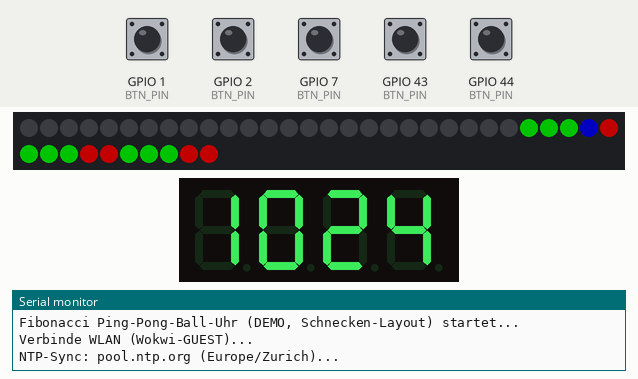
Simulated run of this sketch. Board: Seeed XIAO ESP32-S3. Shown: 40 RGB LEDs in strip order, left to right, continuing on the next row, 4-digit seven-segment display, the last lines printed to the serial monitor. The test bench sets the inputs (shaded band); at power-on: GPIO 1 (BTN_PIN), GPIO 2 (BTN_PIN), GPIO 7 (BTN_PIN), GPIO 43 (BTN_PIN), GPIO 44 (BTN_PIN) HIGH. Dim RGB values are drawn brighter than linear; WiFi joins after 1.5 s; servers stay silent unless stated; the local clock reads 2024-03-15 10:24:30 at power-on unless the sketch sets it; random numbers use the default seed unless the sketch sets one.

Above: at 4.7 s.
4.8 s: GPIO 1 (BTN_PIN) pulled LOW for 0.15 s
At 5.3 s:
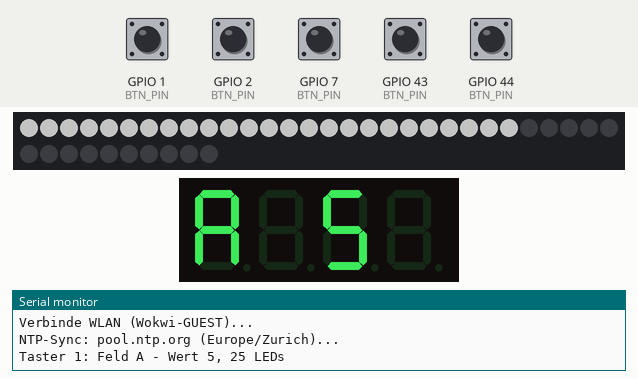
6.4 s: GPIO 2 (BTN_PIN) pulled LOW for 0.15 s
At 8.8 s:
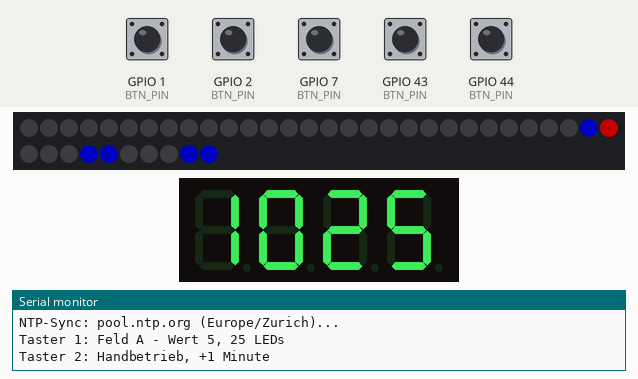
9.5 s: GPIO 7 (BTN_PIN) pulled LOW for 0.15 s
At 10.7 s:
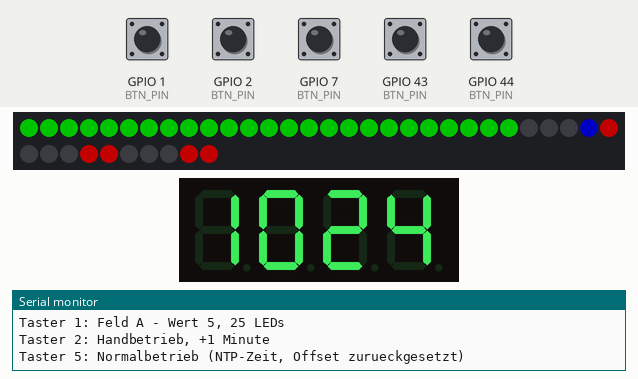
11.5 s: GPIO 43 (BTN_PIN) pulled LOW for 0.15 s
At 12.8 s:
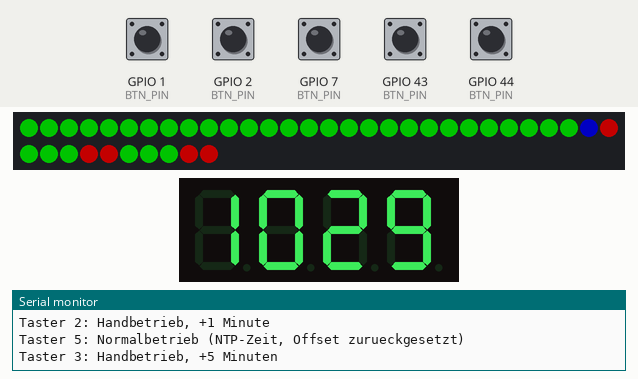
14.6 s: GPIO 44 (BTN_PIN) pulled LOW for 0.15 s
At 15.5 s:
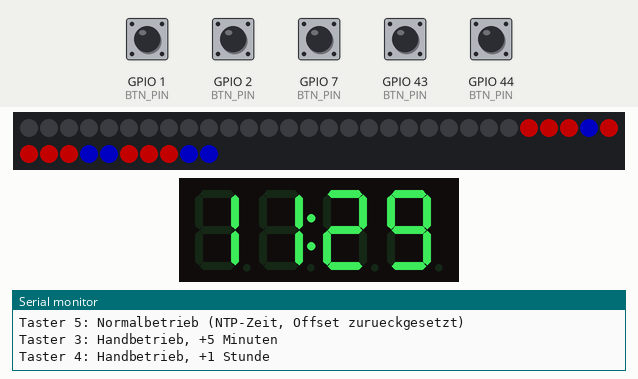
16.5 s: GPIO 44 (BTN_PIN) pulled LOW for 1 s
At 18.8 s:
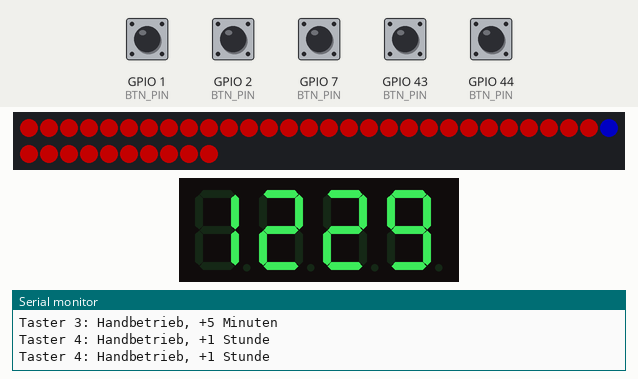
Timing chart, 0 to 20.3 s (numbered marks = the images above; inputs shaded):
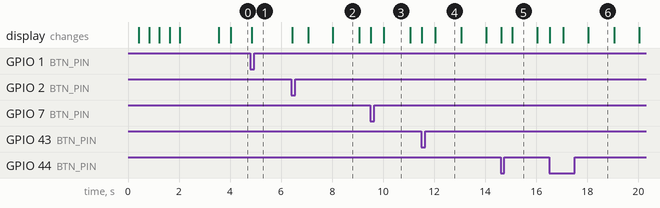

Measured:
- after the input at 6.4 s, the display: changes at once (image 2)

The sketch:

sketch.ino
```cpp
/*
 * 🏓 Fibonacci Ping-Pong-Ball-Uhr – Wokwi-DEMO (Schnecken-Layout, 5 Taster)
 *
 * Demo-Variante für Demonstrationszwecke. Das Raster steht hochkant als
 * "sich oeffnende Fibonacci-Schnecke" (5 Spalten x 8 Zeilen):
 *
 *      Feld A (Wert 5, 25 Baelle): Zeilen 0-4, Spalten 0-4  (oben, volle Breite)
 *      Feld B (Wert 3,  9 Baelle): Zeilen 5-7, Spalten 0-2  (unten links)
 *      Feld C (Wert 2,  4 Baelle): Zeilen 6-7, Spalten 3-4  (unten rechts,
 *                                  np33, np34, np38, np39)
 *      Feld D (Wert 1,  1 Ball):   Zeile 5,   Spalte 3      (np28)
 *      Feld E (Wert 1,  1 Ball):   Zeile 5,   Spalte 4      (np29)
 *
 * Die Schnecke oeffnet sich vom Zentrum (D/E, Zeile 5) nach aussen:
 * D -> E -> C (darunter) -> B (links) -> A (oben).
 * Mapping: LED-Index = Zeile*5 + Spalte
 *
 * Taster:
 *   Taster 1 (D0/GPIO1):  Felder A-E durchschalten
 *   Taster 2 (D1/GPIO2):  Handbetrieb - +1 Minute
 *   Taster 3 (D6/GPIO43): Handbetrieb - +5 Minuten
 *   Taster 4 (D7/GPIO44): Handbetrieb - +1 Stunde
 *   Taster 5 (D8/GPIO7):  Normalbetrieb - NTP-Zeit, Fibonacci-Anzeige
 *
 * Handbetrieb = Zeitversatz (Offset) zur NTP-Zeit; die Uhr laeuft dabei
 * weiter. Taster 5 setzt den Offset zurueck. Ohne NTP-Sync laeuft eine
 * virtuelle Uhr ab 12:00:00.
 *
 * Autor: Paul Simmen mit Vibe (GLM-5-latest-short), 20.10.2026
 * Lizenz: GNU GPL v2 - abgeleitet von der Arduino-Fibonacci-Uhr
 *          von Philippe Chretien (https://github.com/pchretien/fibo)
 *          Layout-Anordnung inspiriert durch Nerdiy (https://www.nerdiy.de/fibonacciClock)
 */

#include <WiFi.h>
#include <time.h>
#include <Adafruit_NeoPixel.h>
#include <TM1637Display.h>

// ---------- Pins (XIAO ESP32-S3) ----------
#define LED_PIN 4
#define TM_CLK  5
#define TM_DIO  6
#define NUM_LEDS 40

// Taster (alle gegen GND, INPUT_PULLUP, gedrueckt = LOW)
#define BTN_FIELD 1    // D0/GPIO1  - Taster 1
#define BTN_MIN   2    // D1/GPIO2  - Taster 2
#define BTN_MIN5  43   // D6/GPIO43 - Taster 3
#define BTN_HOUR  44   // D7/GPIO44 - Taster 4
#define BTN_NORM  7    // D8/GPIO7  - Taster 5

#define TZ_INFO "CET-1CEST-2,M3.5.0,M10.5.0/3"

Adafruit_NeoPixel strip(NUM_LEDS, LED_PIN, NEO_GRB + NEO_KHZ800);
TM1637Display display(TM_CLK, TM_DIO);

// ---------- Farben ----------
const uint32_t C_HOURS = Adafruit_NeoPixel::Color(255, 0, 0);    // rot
const uint32_t C_MIN   = Adafruit_NeoPixel::Color(0, 255, 0);    // gruen
const uint32_t C_BOTH  = Adafruit_NeoPixel::Color(0, 0, 255);    // blau
const uint32_t C_WHITE = Adafruit_NeoPixel::Color(255, 255, 255);

// ---------- Fibonacci-Felder im Schnecken-Layout ----------
// Mapping: LED-Index = Zeile*5 + Spalte (5 Spalten x 8 Zeilen, hochkant)
// A: 5x5 oben | B: 3x3 unten links | C: 2x2 unten rechts (unter D/E)
// D: Zeile 5, Spalte 3 (np28) | E: Zeile 5, Spalte 4 (np29)
const uint8_t FIELD_VALUE[5] = {5, 3, 2, 1, 1};   // A, B, C, D, E
uint8_t fieldLeds[5][25];
uint8_t fieldCount[5];

void buildFields() {
  uint8_t n = 0;
  for (uint8_t r = 0; r < 5; r++)                    // A: Zeilen 0-4, Spalten 0-4
    for (uint8_t c = 0; c < 5; c++) fieldLeds[0][n++] = r * 5 + c;
  fieldCount[0] = n;
  n = 0;
  for (uint8_t r = 5; r < 8; r++)                    // B: Zeilen 5-7, Spalten 0-2
    for (uint8_t c = 0; c < 3; c++) fieldLeds[1][n++] = r * 5 + c;
  fieldCount[1] = n;
  n = 0;
  for (uint8_t r = 6; r < 8; r++)                    // C: Zeilen 6-7, Spalten 3-4
    for (uint8_t c = 3; c < 5; c++) fieldLeds[2][n++] = r * 5 + c;   // np33, np34, np38, np39
  fieldCount[2] = n;
  fieldLeds[3][0] = 5 * 5 + 3;                       // D: Zeile 5, Spalte 3 (np28)
  fieldCount[3] = 1;
  fieldLeds[4][0] = 5 * 5 + 4;                       // E: Zeile 5, Spalte 4 (np29)
  fieldCount[4] = 1;
}

// Alle gueltigen Fibonacci-Kombinationen fuer 1..12 (setBits-Portierung)
const char* COMBINATIONS[13] = {
  NULL,             // Index 0 unbenutzt
  "0|1",            // 1
  "2|01",           // 2
  "3|02|12",        // 3
  "03|13|012",      // 4
  "4|23|013",       // 5
  "04|14|023|123",  // 6
  "24|014|0123",    // 7
  "34|024|124",     // 8
  "034|134",        // 9
  "234|0134",       // 10
  "0234|1234",      // 11
  "01234"           // 12
};

uint8_t pickCombination(uint8_t value, uint8_t* out) {
  if (value < 1) value = 1;
  if (value > 12) value = 12;
  const char* table = COMBINATIONS[value];
  uint8_t count = 1;
  for (const char* p = table; *p; p++)
    if (*p == '|') count++;
  uint8_t pick = random(count);
  const char* s = table;
  for (uint8_t i = 0; i < pick; i++) {
    while (*s && *s != '|') s++;
    if (*s == '|') s++;
  }
  uint8_t n = 0;
  while (*s && *s != '|')
    out[n++] = *s++ - '0';
  return n;
}

// Setzt die 40 LEDs gemaess Stunde/Minute (Zufallszerlegung wie im Original)
void updateFibonacci(int hh, int mm) {
  int h12 = hh % 12;
  if (h12 == 0) h12 = 12;
  int mu = mm / 5;
  if (mu == 0) mu = 12;

  uint8_t hc[5], mc[5];
  uint8_t hn = pickCombination(h12, hc);
  uint8_t mn = pickCombination(mu, mc);

  uint8_t bits[5] = {0, 0, 0, 0, 0};  // Bit 1 = Stunde, Bit 2 = Minute
  for (uint8_t i = 0; i < hn; i++) bits[hc[i]] |= 0x01;
  for (uint8_t i = 0; i < mn; i++) bits[mc[i]] |= 0x02;

  for (uint8_t f = 0; f < 5; f++) {
    uint32_t col = 0;
    if (bits[f] == 0x01)      col = C_HOURS;
    else if (bits[f] == 0x02) col = C_MIN;
    else if (bits[f] == 0x03) col = C_BOTH;
    for (uint8_t i = 0; i < fieldCount[f]; i++)
      strip.setPixelColor(fieldLeds[f][i], col);
  }
  strip.show();
}

// ---------- Demo-Zustand ----------
enum DemoMode { MODE_NORMAL, MODE_MANUAL, MODE_FIELD };
DemoMode mode = MODE_NORMAL;
int8_t fieldIdx = -1;
long timeOffset = 0;
const unsigned long virtualBase = 12UL * 3600UL;

bool ntpFresh() {
  return time(NULL) > 1700000000L;
}

void getNow(int &h, int &m, int &s) {
  if (ntpFresh()) {
    time_t now = time(NULL) + timeOffset;
    struct tm t;
    localtime_r(&now, &t);
    h = t.tm_hour; m = t.tm_min; s = t.tm_sec;
  } else {
    unsigned long secs = virtualBase + millis() / 1000 + (unsigned long)timeOffset;
    h = (secs / 3600) % 24;
    m = (secs / 60) % 60;
    s = secs % 60;
  }
}

// ---------- Taster ----------
const uint8_t BTN_PIN[5] = {BTN_FIELD, BTN_MIN, BTN_MIN5, BTN_HOUR, BTN_NORM};
bool lastState[5] = {false, false, false, false, false};
unsigned long lastMs[5] = {0, 0, 0, 0, 0};

void pulse(uint8_t f, uint32_t col) {
  for (uint8_t i = 0; i < fieldCount[f]; i++)
    strip.setPixelColor(fieldLeds[f][i], col);
  strip.show();
}

// TM1637 zeigt Feld-Buchstabe + Wert, z.B. "C 2"
void showField(int idx) {
  static const uint8_t LETTERS[5] = {0x77, 0x7C, 0x39, 0x5E, 0x79};  // A b C d E
  uint8_t segs[4] = {LETTERS[idx], 0, display.encodeDigit(FIELD_VALUE[idx]), 0};
  display.setSegments(segs);
}

void renderFieldMode() {
  strip.clear();
  pulse(fieldIdx, C_WHITE);
  showField(fieldIdx);
}

void onButton(uint8_t btn) {
  switch (btn) {
    case 1:  // Felder durchschalten
      if (mode != MODE_FIELD) { mode = MODE_FIELD; fieldIdx = -1; }
      fieldIdx = (fieldIdx + 1) % 5;
      renderFieldMode();
      Serial.printf("Taster 1: Feld %c - Wert %d, %d LEDs\n",
                    'A' + fieldIdx, FIELD_VALUE[fieldIdx], fieldCount[fieldIdx]);
      break;
    case 2:  // +1 Minute
      mode = MODE_MANUAL;
      timeOffset += 60;
      Serial.println("Taster 2: Handbetrieb, +1 Minute");
      break;
    case 3:  // +5 Minuten
      mode = MODE_MANUAL;
      timeOffset += 300;
      Serial.println("Taster 3: Handbetrieb, +5 Minuten");
      break;
    case 4:  // +1 Stunde
      mode = MODE_MANUAL;
      timeOffset += 3600;
      Serial.println("Taster 4: Handbetrieb, +1 Stunde");
      break;
    case 5:  // Normalbetrieb
      mode = MODE_NORMAL;
      timeOffset = 0;
      configTzTime(TZ_INFO, "pool.ntp.org");
      Serial.println("Taster 5: Normalbetrieb (NTP-Zeit, Offset zurueckgesetzt)");
      break;
  }
}

void handleButtons() {
  for (uint8_t i = 0; i < 5; i++) {
    bool cur = (digitalRead(BTN_PIN[i]) == LOW);
    if (cur && !lastState[i] && millis() - lastMs[i] > 150) {
      lastMs[i] = millis();
      onButton(i + 1);
    }
    lastState[i] = cur;
  }
}

// ---------- Self-Test ----------
void selfTest() {
  const uint32_t cols[5] = {
    Adafruit_NeoPixel::Color(255, 0, 0),    // A rot
    Adafruit_NeoPixel::Color(0, 255, 0),    // B gruen
    Adafruit_NeoPixel::Color(0, 0, 255),    // C blau
    Adafruit_NeoPixel::Color(255, 255, 0),  // D gelb
    Adafruit_NeoPixel::Color(255, 0, 255)   // E magenta
  };
  for (uint8_t f = 0; f < 5; f++) {
    pulse(f, cols[f]);
    delay(400);
  }
  strip.clear();
  strip.show();
}

void setup() {
  Serial.begin(115200);
  randomSeed((uint32_t)micros());
  buildFields();

  strip.begin();
  strip.setBrightness(90);
  strip.show();

  display.setBrightness(7);
  display.clear();

  const uint8_t BTN_PIN_LOCAL[5] = {BTN_FIELD, BTN_MIN, BTN_MIN5, BTN_HOUR, BTN_NORM};
  for (uint8_t i = 0; i < 5; i++) pinMode(BTN_PIN_LOCAL[i], INPUT_PULLUP);

  Serial.println("Fibonacci Ping-Pong-Ball-Uhr (DEMO, Schnecken-Layout) startet...");
  selfTest();

  Serial.println("Verbinde WLAN (Wokwi-GUEST)...");
  WiFi.begin("Wokwi-GUEST", "");
  unsigned long start = millis();
  while (WiFi.status() != WL_CONNECTED && millis() - start < 8000) {
    delay(100);
  }
  if (WiFi.status() == WL_CONNECTED) {
    Serial.println("NTP-Sync: pool.ntp.org (Europe/Zurich)...");
    configTzTime(TZ_INFO, "pool.ntp.org");
  } else {
    Serial.println("Kein WLAN - virtuelle Uhr ab 12:00 aktiv.");
  }
}

int lastSlot = -1;
int lastSec  = -1;

void loop() {
  handleButtons();

  int h, m, s;
  getNow(h, m, s);

  if (mode == MODE_FIELD) {
    lastSlot = -1;
    lastSec = -1;
  } else {
    int slot = h * 12 + m / 5;
    if (slot != lastSlot) {
      lastSlot = slot;
      updateFibonacci(h, m);
    }
    if (s != lastSec) {
      lastSec = s;
      uint8_t dots = (s % 2) ? 0x40 : 0x00;
      display.showNumberDecEx(h * 100 + m, dots, true);
    }
  }

  static unsigned long lastNtpTry = 0;
  if (!ntpFresh() && millis() - lastNtpTry > 10000) {
    lastNtpTry = millis();
    if (WiFi.status() != WL_CONNECTED) WiFi.begin("Wokwi-GUEST", "");
    configTzTime(TZ_INFO, "pool.ntp.org");
  }

  delay(50);
}
```
